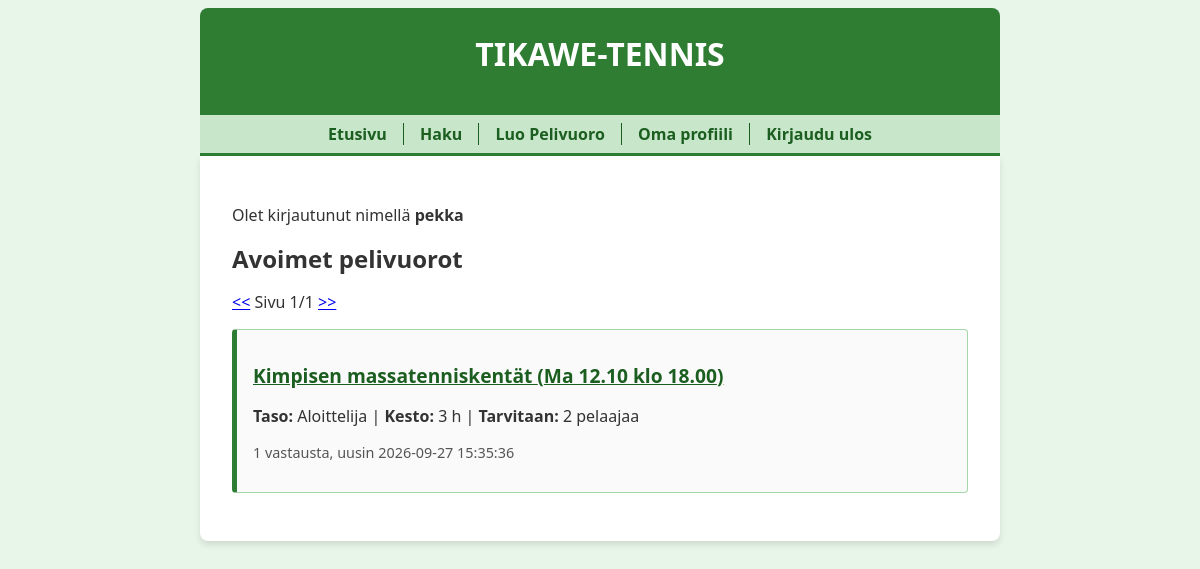
The page / (signed in) on the database its author committed.
### tables this page shows
CREATE TABLE threads (
    id INTEGER PRIMARY KEY,
    peliaika TEXT,
    pelipaikka TEXT,
    pelitaso TEXT,
    pelaajien_maara INTEGER,
    kesto INTEGER,
    user_id INTEGER REFERENCES users
);

### app.py (the view)
@app.route("/")
@app.route("/<int:page>")
def index(page=1):
    if "user_id" not in session:
        flash("Kirjaudu sisään nähdäksesi avoimet pelivuorot.")
        return redirect("/login")
    page_size = 10
    total_threads = forum.thread_count()
    page_count = math.ceil(total_threads / page_size)
    page_count = max(page_count, 1)
    if page < 1:
        return redirect("/1")
    if page > page_count:
        return redirect("/" + str(page_count))
    threads = forum.get_threads(page, page_size)
    return render_template("index.html", page=page, page_count=page_count, threads=threads)

### app.py (called while the page is built)
@app.before_request
def before_request():
    g.start_time = time.time()

@app.after_request
def after_request(response):
    elapsed_time = round(time.time() - g.start_time, 2)
    print("elapsed time:", elapsed_time, "s")
    return response

### db.py (called while the page is built)
def get_connection():
    con = sqlite3.connect("database.db")
    con.execute("PRAGMA foreign_keys = ON")
    con.row_factory = sqlite3.Row
    return con

def query(sql, params=[]):
    con = get_connection()
    result = con.execute(sql, params).fetchall()
    con.close()
    return result

### forum.py (called while the page is built)
def thread_count():
    sql = "SELECT COUNT(*) FROM threads"
    result = db.query(sql)
    return result[0][0] if result else 0

def get_threads(page, page_size):
    sql = """SELECT t.id, t.peliaika, t.pelipaikka, t.pelitaso, t.pelaajien_maara, t.kesto, COUNT(m.id) total, MAX(m.sent_at) last
             FROM threads t, messages m
             WHERE t.id = m.thread_id AND m.status = 1
             GROUP BY t.id
             ORDER BY t.id DESC
             LIMIT ? OFFSET ?"""
    limit = page_size
    offset = page_size * (page - 1)
    return db.query(sql, [limit, offset])

### templates/index.html (shortened to what this page needs)
{% extends "layout.html" %}
{% block content %}
  {% if session.username %}
  <p>Olet kirjautunut nimellä <strong>{{ session.username }}</strong></p>
  {% else %}
  <p><a href="/login">Kirjaudu sisään tai luo tunnus</a> ilmoittaaksesi omista pelivuoroistasi.</p>
  {% endif %}
  <h2>Avoimet pelivuorot</h2>
  <p>
    <a href="/{{ page - 1 }}">&lt;&lt;</a>
    Sivu {{ page }}/{{ page_count }}
    <a href="/{{ page + 1 }}">&gt;&gt;</a>
  </p>
  {% for thread in threads %}
  <div class="thread">
    <p>
      <a href="/thread/{{ thread.id }}" style="font-size: 1.2em; font-weight: bold; color: #1b5e20;">
        {{ thread.pelipaikka }} ({{ thread.peliaika }})
      </a>
    </p>
    <p style="color: #333;">
      <strong>Taso:</strong> {{ thread.pelitaso }} | <strong>Kesto:</strong> {{ thread.kesto }} h | <strong>Tarvitaan:</strong> {{ thread.pelaajien_maara }} pelaajaa
    </p>
    <p style="color: #555; font-size: 0.9em;">
      {{ thread.total }} vastausta, uusin {{ thread.last }}
    </p>
  </div>
  {% else %}
  <p>Ei avoimia pelivuoroja tällä hetkellä.</p>
  {% endfor %}
{% endblock %}

### static/main.css (style rules this page uses)
body { margin: auto; max-width: 50em; font-family: 'Segoe UI', Tahoma, Geneva, Verdana, sans-serif; background-color: #e8f5e9; color: #333; }
h1, h2, h3 { margin: 0 0 0.5em 0; }
.thread { border: 1px solid #a5d6a7; border-left: 5px solid #2e7d32; margin: 1em 0; padding: 1em; border-radius: 4px; background-color: #fafafa; transition: background-color 0.2s; }

### rows shown on the page
threads: pelipaikka "Kimpisen massatenniskentät", peliaika "Ma 12.10 klo 18.00", pelitaso "Aloittelija", kesto "3", pelaajien_maara "2", total "1", last "2026-09-27 15:35:36"

### other values the page prints
{{ session.username }} "pekka"
{{ page }} "1"
{{ page_count }} "1"
